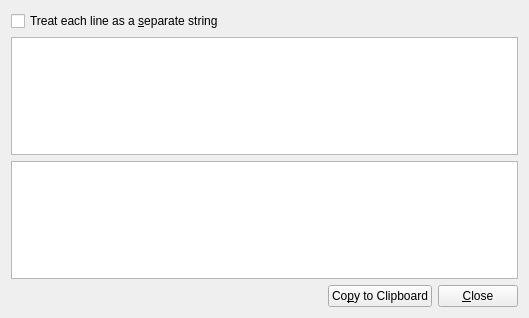
<?xml version="1.0" encoding="UTF-8"?>
<ui version="4.0">
 <class>HashfromtextDlg</class>
 <widget class="QDialog" name="HashfromtextDlg">
  <property name="geometry"><rect><x>0</x><y>0</y><width>529</width><height>318</height></rect></property>
  <property name="windowTitle"><string>Generate MD5 digest</string></property>
  <layout class="QVBoxLayout" name="layout1">
   <item>
    <widget class="QCheckBox" name="hashEachlineCheck">
     <property name="nppId" stdset="0"><number>1932</number></property>
     <property name="text"><string>Treat each line as a &amp;separate string</string></property>
    </widget>
   </item>
   <item>
    <widget class="QPlainTextEdit" name="hashTextEdit">
     <property name="nppId" stdset="0"><number>1931</number></property>
     <property name="tabChangesFocus"><bool>true</bool></property>
    </widget>
   </item>
   <item>
    <widget class="QPlainTextEdit" name="hashResultFomtextEdit">
     <property name="nppId" stdset="0"><number>1933</number></property>
     <property name="readOnly"><bool>true</bool></property>
     <property name="tabChangesFocus"><bool>true</bool></property>
    </widget>
   </item>
   <item>
    <layout class="QHBoxLayout" name="layout2">
     <item>
      <spacer name="spacer3">
       <property name="orientation"><enum>Qt::Horizontal</enum></property>
       <property name="sizeType"><enum>QSizePolicy::Expanding</enum></property>
       <property name="sizeHint" stdset="0"><size><width>0</width><height>0</height></size></property>
      </spacer>
     </item>
     <item>
      <widget class="QPushButton" name="hashFromtextToclipboardButton">
       <property name="nppId" stdset="0"><number>1934</number></property>
       <property name="text"><string>Co&amp;py to Clipboard</string></property>
       <property name="autoDefault"><bool>false</bool></property>
      </widget>
     </item>
     <item>
      <widget class="QPushButton" name="cancel">
       <property name="nppId" stdset="0"><number>2</number></property>
       <property name="text"><string>&amp;Close</string></property>
       <property name="autoDefault"><bool>false</bool></property>
      </widget>
     </item>
    </layout>
   </item>
  </layout>
 </widget>
 <resources/>
 <connections/>
</ui>
